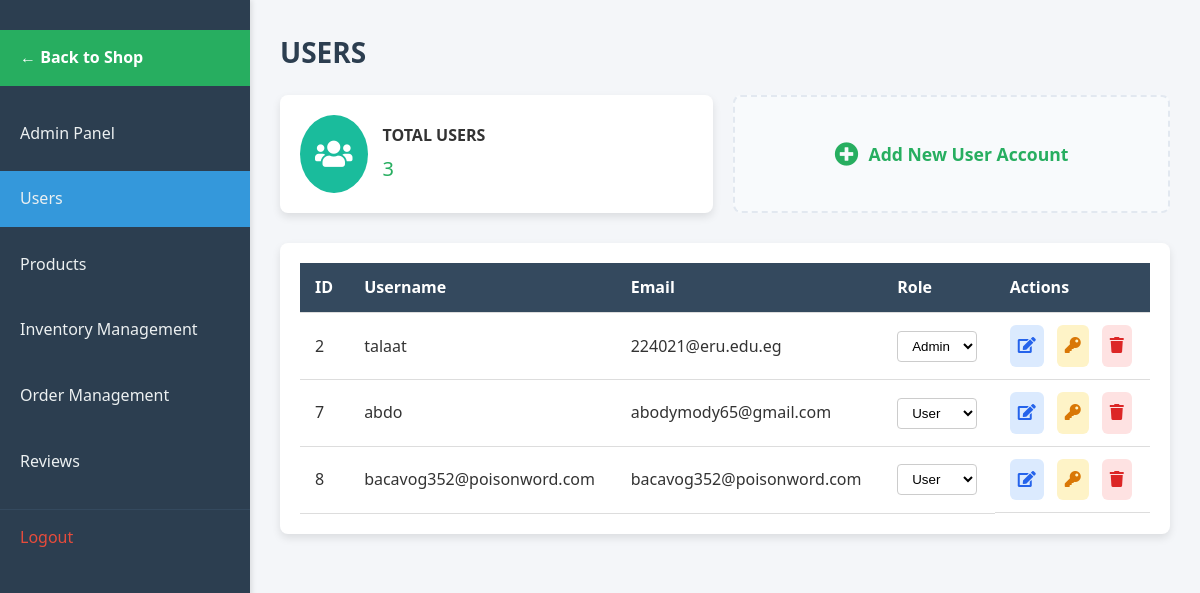
/admin/useradmin.php (signed in), run on an earlier commit of the app's database.
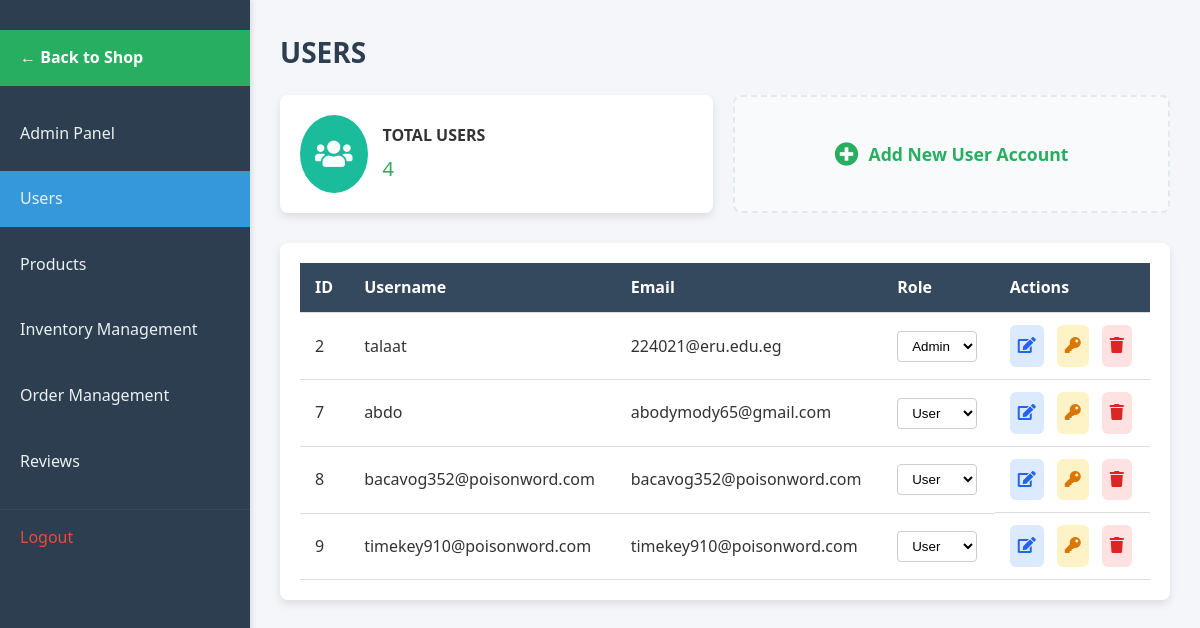
And on a later commit of the database.
### tables this page shows
CREATE TABLE `users` (
  `id` int(11) NOT NULL,
  `username` varchar(50) NOT NULL,
  `email` varchar(100) NOT NULL,
  `password` varchar(255) NOT NULL,
  `role` enum('customer','admin') NOT NULL DEFAULT 'customer',
  `twofa_method` enum('none','totp','email') NOT NULL DEFAULT 'none',
  `created_at` datetime NOT NULL DEFAULT current_timestamp(),
  `updated_at` datetime NOT NULL DEFAULT current_timestamp(),
  `is_verified` tinyint(1) DEFAULT 0
);

### admin/useradmin.php (the view, shortened to what this page needs)
<?php
require_once __DIR__ . '/../init.php';
$query = "SELECT id, username, email, role FROM users";
$result = $conn->query($query);
$users = $result->fetch_all(MYSQLI_ASSOC);
?>
<!DOCTYPE html>
<html lang="en">
<head>
    <link href="https://cdnjs.cloudflare.com/ajax/libs/font-awesome/5.10.0/css/all.min.css" rel="stylesheet">
    <link rel="stylesheet" href="assets/css/useradmin.css">
</head>
<body>
    <nav>
        <ul>
            <li><a href="../shop.php"
                    style="background-color: #27ae60; color: white; margin-bottom: 20px; font-weight: bold;">← Back to
                    Shop</a></li>
            <li><a href="AdminPanel.php">Admin Panel</a></li>
            <li><a href="#" class="active">Users</a></li>
            <li><a href="products.php">Products</a></li>
            <li><a href="Inventory.php">Inventory Management</a></li>
            <li><a href="order_management.php">Order Management</a></li>
            <li><a href="reviews_management.php">Reviews</a></li>
            <li><a href="/app/logout.php">Logout</a></li>
        </ul>
    </nav>
    <div class="main-content">
        <h1 class="page-title">USERS</h1>
        <div class="dashboard-cards">
            <div class="card">
                <div class="card-header">
                    <div class="card-icon users">
                        <i class="fas fa-users"></i>
                    </div>
                    <div>
                        <p class="card-title">TOTAL USERS</p>
                        <p class="card-value"><?php echo count($users); ?></p>
                    </div>
                </div>
            </div>
            <div class="card" style="display: flex; align-items: center; justify-content: center; background: #f8fafc; border: 2px dashed #e2e8f0; box-shadow: none;">
                <a href="add_user.php" style="text-decoration: none; color: #27ae60; font-weight: 700; font-size: 1.1rem; display: flex; align-items: center; gap: 10px;">
                    <i class="fas fa-plus-circle" style="font-size: 1.5rem;"></i> Add New User Account
                </a>
            </div>
        </div>
        <div class="tables-section">
            <div class="table-container">
                <table>
                    <thead>
                        <tr>
                            <th>ID</th>
                            <th>Username</th>
                            <th>Email</th>
                            <th>Role</th>
                            <th>Actions</th>
                        </tr>
                    </thead>
                    <tbody>
                        <?php
                        foreach ($users as $user) {
                            echo "<tr>";
                            echo "<td>" . $user['id'] . "</td>";
                            echo "<td>" . htmlspecialchars($user['username']) . "</td>";
                            echo "<td>" . htmlspecialchars($user['email']) . "</td>";
                            echo "<td>";
                            echo "<select onchange='updateRole(" . $user['id'] . ", this.value)'>";
                            if ($user['role'] == 'admin') {
                                echo "<option value='1' selected>Admin</option>";
                            } else {
                                echo "<option value='0' selected>User</option>";
                            }
                            echo "</select>";
                            echo "</td>";
                            echo "<td class='actions'>";
                            echo "<a href='edit_user.php?id=" . $user['id'] . "' class='btn-edit' title='Edit Details' style='display:inline-block; padding: 8px; background: #dbeafe; color: #2563eb; border-radius: 6px; margin-right: 5px;'><i class='fas fa-edit'></i></a>";
                            echo "<a href='reset_user_password.php?id=" . $user['id'] . "' class='btn-reset' title='Reset Password' style='display:inline-block; padding: 8px; background: #fef3c7; color: #d97706; border-radius: 6px; margin-right: 5px;'><i class='fas fa-key'></i></a>";
                            echo "<a href='?delete=" . $user['id'] . "' class='btn-delete' title='Delete User' style='display:inline-block; padding: 8px; background: #fee2e2; color: #dc2626; border-radius: 6px;' onclick='return confirm(\"Are you sure you want to delete this user?\")'><i class='fas fa-trash'></i></a>";
                            echo "</td>";
                            echo "</tr>";
                        }
                        ?>
                    </tbody>
                </table>
            </div>
        </div>
    </div>
</body>
</html>

What changed in the data, as far as the page shows it:
added users: id "9", username "timekey910@poisonword.com", email "timekey910@poisonword.com", role+id "User"
Also different on the page:
count($users): "3" → "4"
